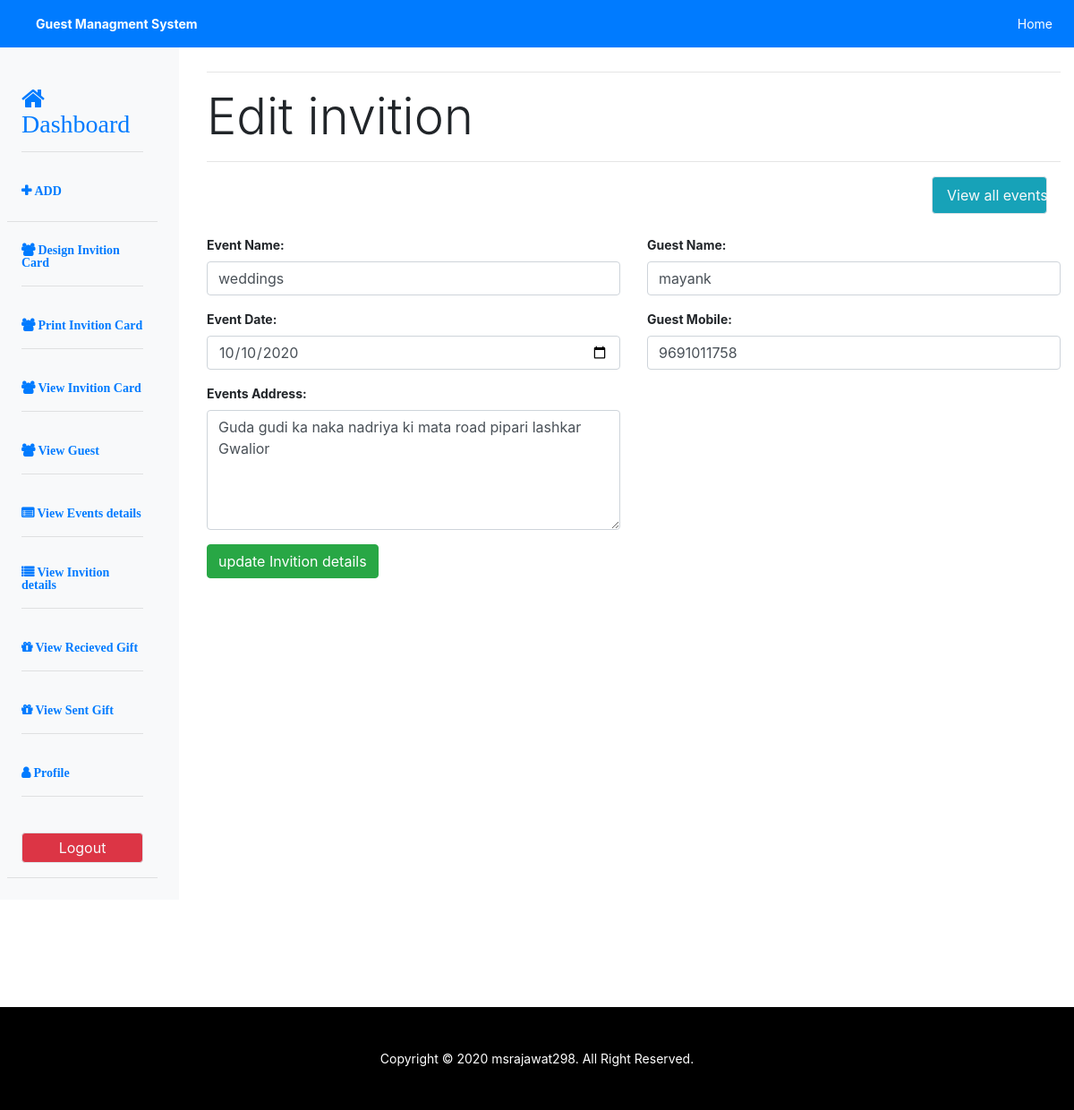
Page /user/add_invition.php?edit_id=2 (signed in) on the committed database.
### tables this page shows
CREATE TABLE `invition` (
  `id` int(11) NOT NULL,
  `user_id` int(11) NOT NULL,
  `event_name` varchar(100) NOT NULL,
  `guest_name` varchar(100) NOT NULL,
  `status` enum('0','1') NOT NULL,
  `mobile` varchar(10) NOT NULL,
  `address` varchar(200) NOT NULL,
  `date` date NOT NULL
);

### user/include/db.php (called while the page is built, shortened)
<?php
class db
{
    private $servername = "localhost";
    private $username = "root";
    private $password = "";
    private $dbname = "event_mang";
    private $conn;
    function __construct()
    {
        try {
            $this->conn = new PDO("mysql:host=$this->servername;dbname=$this->dbname", $this->username, $this->password);
            $this->conn->setAttribute(PDO::ATTR_ERRMODE, PDO::ERRMODE_EXCEPTION);
            return "Connected successfully";
        } catch (PDOException $e) {
            return "Connection failed: " . $e->getMessage();
        }
    }
    function select($table_name,$condtion="")
    {
        $stmt = $this->conn->prepare("SELECT * FROM $table_name WHERE 1 $condtion");
        $stmt->execute();
        $result = $stmt->fetchAll(PDO::FETCH_ASSOC);
        return $result;
    }
}
?>

### user/add_invition.php (the view, shortened to what this page needs)
<?php
require_once 'include/db.php';
$tname="invition";
$user = new db();
if(isset($_GET['edit_id'])){
$con=" AND id = {$_GET['edit_id']}";
$edit = $user->select($tname,$con);
$date=$edit[0]['date'];
$event_name=$edit[0]['event_name'];
$name=$edit[0]['guest_name'];
$event_desc=$edit[0]['address'];
$mob=$edit[0]['mobile'];
}
?>
<?php include_once 'include/header.php';?>
<body>
<?php include 'include/navbar.php';?>
<div class="container-fluid" id="main">
		<div class="row row-offcanvas row-offcanvas-left">
<?php include 'include/sidebar.php';?>
 <div class="col main pt-5 mt-3">
				<hr>
				<h1 class="display-4 d-none d-sm-block">
				<?php if (!empty($_GET['edit_id'])){echo "Edit invition";}else{ echo "Add invition";}?></h1>
				<hr><span class="font-weight-bold text-info"><?php if(!empty($error))echo $error;?></span>
				<div class="col-lg-2 ml-auto">
					<a class="nav-link btn btn-outline-light bg-info  border"
						href="view_invition.php">View all events</a>
				</div>
				<form class="font-weight-bold mt-4 " method="POST" id="myForm" action="" autocomplete="on" enctype="multipart/form-data">
					<div class="row">
						<div class="col-lg-6">
							<div class="form-group">
								<label for="name">Event Name:</label>
								<input type="text"
									   class="form-control rounded"
									   id="bname"
									   placeholder="Enter event Name"
									   name="eventname"
									   value="<?php if(!empty($event_name))echo $event_name;?>">
							</div>
						</div>
					<div class="col-lg-6">
							<div class="form-group">
								<label for="name">Guest Name:</label>
								<input type="text"
									   class="form-control rounded"
									   id="name"
									   placeholder="Enter Guest Name"
									   name="name"
									   value="<?php if(!empty($name))echo $name;?>">
							</div>
						</div>
					<div class="col-lg-6">
							<div class="form-group">
								<label for="date">Event Date:</label>
								<input type="date"
									   class="form-control rounded"
									   id="date"
									   placeholder="Enter Event date"
									   name="date"
									   value="<?php if(!empty($date))echo $date;?>">
							</div>
						</div>
						<div class="col-lg-6">
							<div class="form-group ">
								<label for="mobile">Guest Mobile:</label>
								<input type="number"
									   class="form-control rounded"
									   id="mob"
									   placeholder="Enter Guest Mobile number"
									   name="mob"
									   value="<?php if(!empty($mob))echo $mob;?>">
							</div>
						</div>
						<div class="col-lg-6">
							<div class="form-group">
								<label for="address">Events Address:</label>
								<textarea class="form-control" rows="5"
								id="desc"  name="details" ><?php if(!empty($event_desc))echo $event_desc;?></textarea>
							</div>
						</div>
						<div class="col-lg-12">
						<?php if (!empty($_GET['edit_id'])) {?>
							<input type="submit"	 class="btn btn-success" name="update"
								value="update Invition details">
								<?php }else{?>
							<input type="submit" id="submit" class="btn btn-success" name="submit"
								value="Add Invition"><?php }?>
						</div>
					</div>
				</form>
			</div>
		</div>
	</div>
<?php include 'include/footer.php';?>
</body>
</html>

### css/style.css (style rules this page uses)
body { font-size: .875rem; }
body, html { height:100%; }

### rows in the picture
invition: eventname "weddings", name "mayank", date "10/10/2020", mob "9691011758", details "Guda gudi ka naka nadriya ki mata road pipari lashkar Gwalior"
